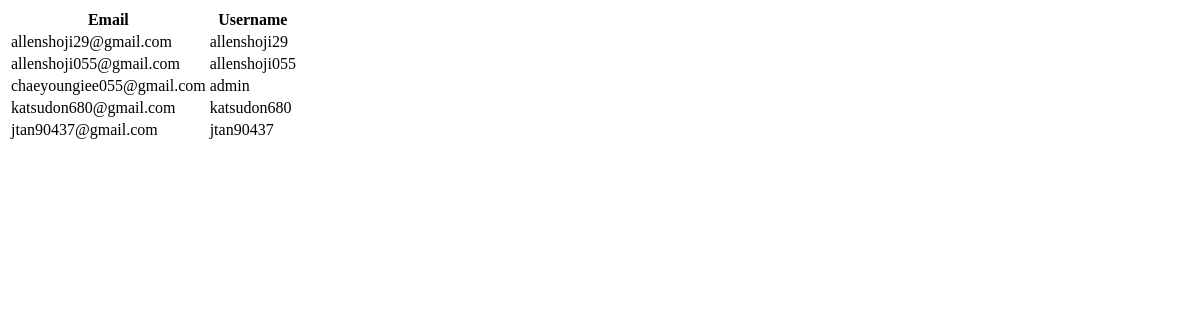
/users, run on an earlier commit of the app's database.
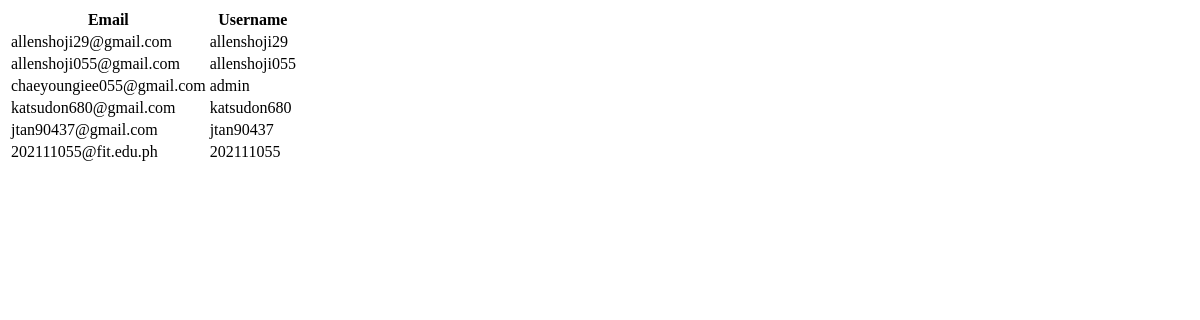
And on a later commit of the database.
### website/models.py (models this page shows)
class User(db.Model, UserMixin):
    id = db.Column(db.Integer, primary_key=True)
    username = db.Column(db.String(150), unique=True, nullable=False)
    email = db.Column(db.String(150), unique=True, nullable=False)
    password = db.Column(db.String(150))
    date_created = db.Column(db.DateTime(timezone=True), default=func.now())
    is_admin = db.Column(db.Boolean, default=False)
    balance = db.Column(db.Float, default=0.0)
    transactions = relationship('Transaction', backref='user')

### website/views.py (the view)
@views.route('/users')
def users():
    users = User.query.all()
    total_users = len(users)
    return render_template('users.html', users=users, total_users=total_users)

### main.py (called while the page is built)
@app.before_request
def before_request():
    global last_request_time
    last_request_time = time.time()

### website/templates/users.html
<html>
<table>
    <tr>
        <th>Email</th>
        <th>Username</th>
    </tr>
    {% for user in users %}
    <tr>
        <td>{{ user.email }}</td>
        <td>{{ user.username }}</td>
    </tr>
    {% endfor %}
</table>
</html>

What changed in the data, as far as the page shows it:
added User: email "202111055@fit.edu.ph", username "202111055"
